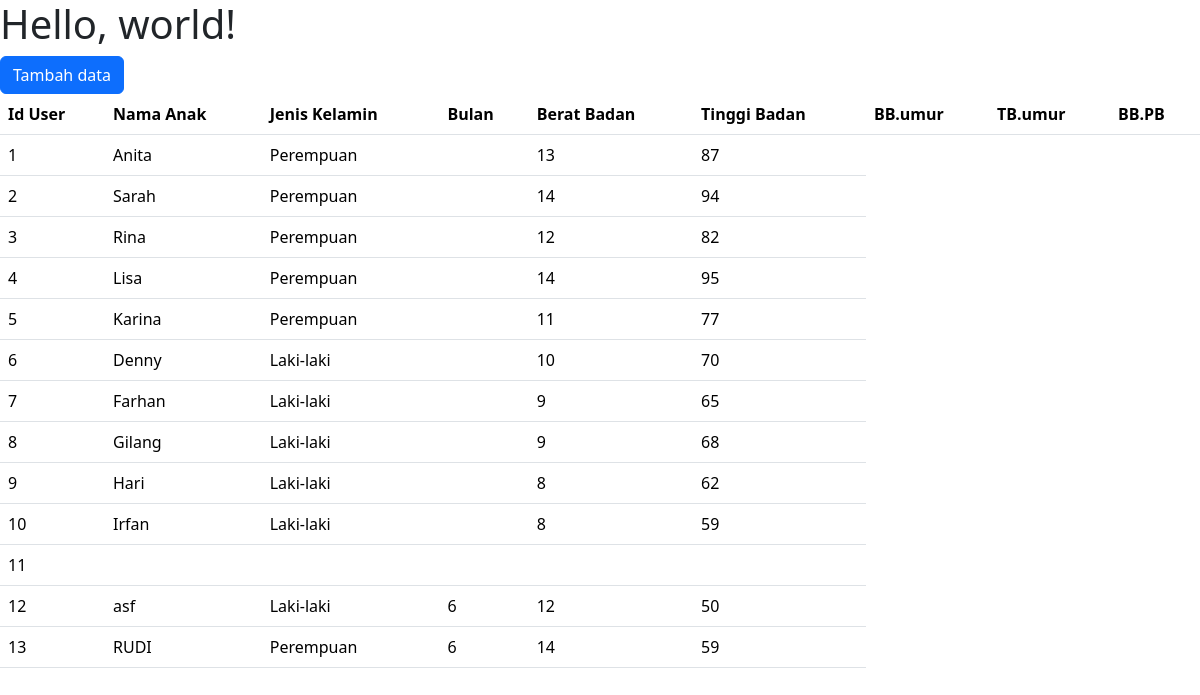
The page / on the database its author committed.
### tables this page shows
CREATE TABLE IF NOT EXISTS `table_user` (
  `ID_User` int(11) NOT NULL AUTO_INCREMENT,
  `Alamat` varchar(255) DEFAULT NULL,
  `Nama_orangtua` varchar(255) DEFAULT NULL,
  `Nama_anak` varchar(255) DEFAULT NULL,
  `Tanggal_pengukuran` date DEFAULT NULL,
  `Tanggal_lahir` date DEFAULT NULL,
  `Bulan` int(11) DEFAULT NULL,
  `Jenis_kelamin` varchar(30) DEFAULT NULL,
  `Berat_badan` int(11) DEFAULT NULL,
  `Tinggi_badan` int(11) DEFAULT NULL,
  PRIMARY KEY (`ID_User`)
);

### application/controllers/Welcome.php (called while the page is built, shortened)
<?php
class Welcome extends CI_Controller
{
	public function index()
	{
		$data['user'] = $this->db->get('table_user')->result_array();
		$this->load->view('welcome_message', $data);
	}
}

### index.php (called while the page is built, shortened)
<?php
require_once BASEPATH.'core/CodeIgniter.php';

### application/views/welcome_message.php (the view, shortened to what this page needs)
<!doctype html>
<html lang="en">
<head>
	<link href="https://cdn.jsdelivr.net/npm/bootstrap@5.3.2/dist/css/bootstrap.min.css" rel="stylesheet">
</head>
<body>
	<h1>Hello, world!</h1>
</body>
<a href="<?= site_url('stanting'); ?>" class="btn btn-primary">Tambah data</a>
<table class="table">
	<thead>
		<tr>
			<th scope="col">Id User</th>
			<th scope="col">Nama Anak</th>
			<th scope="col">Jenis Kelamin</th>
			<th scope="col">Bulan</th>
			<th scope="col">Berat Badan</th>
			<th scope="col">Tinggi Badan</th>
			<th scope="col">BB.umur</th>
			<th scope="col">TB.umur</th>
			<th scope="col">BB.PB</th>
		</tr>
	</thead>
	<tbody>
		<?php foreach ($user as $publik) : ?>
			<tr>
				<td><?= $publik['ID_User']; ?></td>
				<td><?= $publik['Nama_anak']; ?></td>
				<td><?= $publik['Jenis_kelamin']; ?></td>
				<td><?= $publik['Bulan']; ?></td>
				<td><?= $publik['Berat_badan']; ?></td>
				<td><?= $publik['Tinggi_badan']; ?></td>
			</tr>
		<?php endforeach; ?>
	</tbody>
</table>
</html>

### rows shown on the page
table_user: ID_User "1", Nama_anak "Anita", Jenis_kelamin "Perempuan", Berat_badan "13", Tinggi_badan "87"
table_user: ID_User "2", Nama_anak "Sarah", Jenis_kelamin "Perempuan", Berat_badan "14", Tinggi_badan "94"
table_user: ID_User "3", Nama_anak "Rina", Jenis_kelamin "Perempuan", Berat_badan "12", Tinggi_badan "82"
table_user: ID_User "4", Nama_anak "Lisa", Jenis_kelamin "Perempuan", Berat_badan "14", Tinggi_badan "95"
table_user: ID_User "5", Nama_anak "Karina", Jenis_kelamin "Perempuan", Berat_badan "11", Tinggi_badan "77"
table_user: ID_User "6", Nama_anak "Denny", Jenis_kelamin "Laki-laki", Berat_badan "10", Tinggi_badan "70"
table_user: ID_User "7", Nama_anak "Farhan", Jenis_kelamin "Laki-laki", Berat_badan "9", Tinggi_badan "65"
table_user: ID_User "8", Nama_anak "Gilang", Jenis_kelamin "Laki-laki", Berat_badan "9", Tinggi_badan "68"
table_user: ID_User "9", Nama_anak "Hari", Jenis_kelamin "Laki-laki", Berat_badan "8", Tinggi_badan "62"
table_user: ID_User "10", Nama_anak "Irfan", Jenis_kelamin "Laki-laki", Berat_badan "8", Tinggi_badan "59"
table_user: ID_User "11"
table_user: ID_User "12", Nama_anak "asf", Jenis_kelamin "Laki-laki", Bulan "6", Berat_badan "12", Tinggi_badan "50"
table_user: ID_User "13", Nama_anak "RUDI", Jenis_kelamin "Perempuan", Bulan "6", Berat_badan "14", Tinggi_badan "59"
